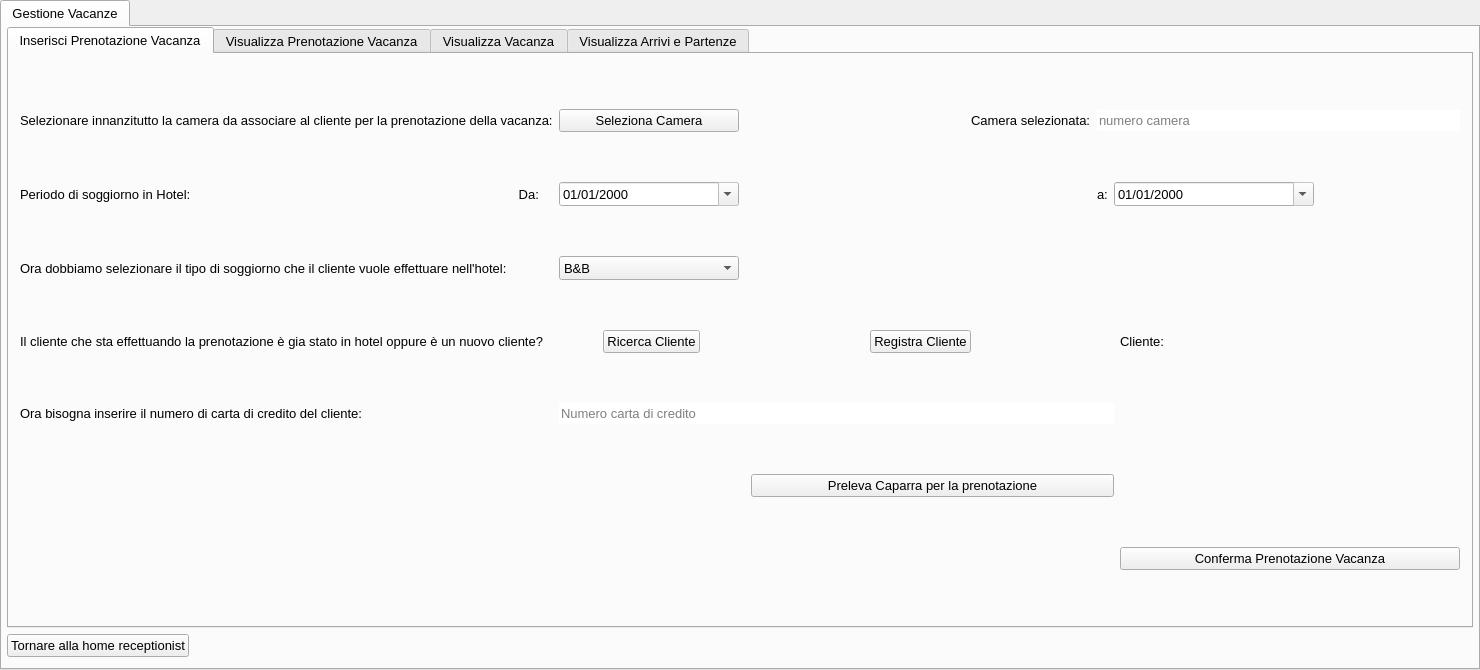
<?xml version="1.0" encoding="UTF-8"?>
<ui version="4.0">
 <class>mainTabWidget</class>
 <widget class="QTabWidget" name="mainTabWidget">
  <property name="geometry">
   <rect>
    <x>0</x>
    <y>0</y>
    <width>1480</width>
    <height>670</height>
   </rect>
  </property>
  <property name="minimumSize">
   <size>
    <width>1480</width>
    <height>0</height>
   </size>
  </property>
  <property name="maximumSize">
   <size>
    <width>16777215</width>
    <height>16777215</height>
   </size>
  </property>
  <property name="font">
   <font>
    <family>Arial</family>
    <pointsize>10</pointsize>
   </font>
  </property>
  <property name="windowTitle">
   <string>Struttura Alberghiera</string>
  </property>
  <widget class="QWidget" name="tabGestioneVacanze">
   <attribute name="title">
    <string>Gestione Vacanze</string>
   </attribute>
   <layout class="QGridLayout" name="gridLayout">
    <property name="leftMargin">
     <number>5</number>
    </property>
    <property name="topMargin">
     <number>0</number>
    </property>
    <property name="rightMargin">
     <number>5</number>
    </property>
    <property name="bottomMargin">
     <number>11</number>
    </property>
    <item row="3" column="0">
     <widget class="QPushButton" name="btnIndietro">
      <property name="text">
       <string>Tornare alla home receptionist</string>
      </property>
     </widget>
    </item>
    <item row="3" column="1">
     <spacer name="horizontalSpacer_13">
      <property name="orientation">
       <enum>Qt::Horizontal</enum>
      </property>
      <property name="sizeHint" stdset="0">
       <size>
        <width>40</width>
        <height>20</height>
       </size>
      </property>
     </spacer>
    </item>
    <item row="2" column="0" colspan="2">
     <widget class="QTabWidget" name="innerTabWidget">
      <property name="font">
       <font>
        <family>Arial</family>
        <pointsize>10</pointsize>
       </font>
      </property>
      <property name="currentIndex">
       <number>0</number>
      </property>
      <widget class="QWidget" name="tabInserisciPrenotazione">
       <attribute name="title">
        <string>Inserisci Prenotazione Vacanza</string>
       </attribute>
       <layout class="QGridLayout" name="gridLayout_2">
        <property name="leftMargin">
         <number>11</number>
        </property>
        <property name="topMargin">
         <number>11</number>
        </property>
        <property name="rightMargin">
         <number>11</number>
        </property>
        <property name="bottomMargin">
         <number>11</number>
        </property>
        <item row="0" column="1">
         <widget class="QPushButton" name="btnSelezionaCamera">
          <property name="text">
           <string>Seleziona Camera</string>
          </property>
         </widget>
        </item>
        <item row="4" column="0">
         <widget class="QLabel" name="labelDomandaClienteInserisciPrenotazione">
          <property name="text">
           <string>Il cliente che sta effettuando la prenotazione è gia stato in hotel oppure è un nuovo cliente?</string>
          </property>
         </widget>
        </item>
        <item row="6" column="3" colspan="3">
         <widget class="QPushButton" name="btnPrelevaCaparraPrenotazione">
          <property name="text">
           <string>Preleva Caparra per la prenotazione</string>
          </property>
         </widget>
        </item>
        <item row="5" column="0">
         <widget class="QLabel" name="labelNumeroCartaInserisciPrenotazione">
          <property name="text">
           <string>Ora bisogna inserire il numero di carta di credito del cliente:</string>
          </property>
         </widget>
        </item>
        <item row="6" column="6">
         <spacer name="horizontalSpacer_7">
          <property name="orientation">
           <enum>Qt::Horizontal</enum>
          </property>
          <property name="sizeHint" stdset="0">
           <size>
            <width>40</width>
            <height>20</height>
           </size>
          </property>
         </spacer>
        </item>
        <item row="3" column="0">
         <widget class="QLabel" name="labelTipoSoggiornoInserisciPrenotazione">
          <property name="text">
           <string>Ora dobbiamo selezionare il tipo di soggiorno che il cliente vuole effettuare nell'hotel:</string>
          </property>
         </widget>
        </item>
        <item row="0" column="4" colspan="3">
         <widget class="QLineEdit" name="lineeditNumeroCamera1">
          <property name="text">
           <string/>
          </property>
          <property name="frame">
           <bool>false</bool>
          </property>
          <property name="readOnly">
           <bool>true</bool>
          </property>
          <property name="placeholderText">
           <string>numero camera</string>
          </property>
         </widget>
        </item>
        <item row="0" column="0">
         <widget class="QLabel" name="labelSelezionareCameraDaAssociareCliente">
          <property name="text">
           <string>Selezionare innanzitutto la camera da associare al cliente per la prenotazione della vacanza:</string>
          </property>
         </widget>
        </item>
        <item row="8" column="0" colspan="5">
         <spacer name="horizontalSpacer_10">
          <property name="orientation">
           <enum>Qt::Horizontal</enum>
          </property>
          <property name="sizeHint" stdset="0">
           <size>
            <width>40</width>
            <height>20</height>
           </size>
          </property>
         </spacer>
        </item>
        <item row="5" column="1" colspan="5">
         <widget class="QLineEdit" name="lineeditNumeroCartaPrenotazione">
          <property name="text">
           <string/>
          </property>
          <property name="frame">
           <bool>false</bool>
          </property>
          <property name="placeholderText">
           <string>Numero carta di credito</string>
          </property>
         </widget>
        </item>
        <item row="8" column="6">
         <widget class="QPushButton" name="btnConfermaPrenotazione">
          <property name="text">
           <string>Conferma Prenotazione Vacanza</string>
          </property>
         </widget>
        </item>
        <item row="2" column="5" colspan="2">
         <widget class="QDateEdit" name="dateeditFinePrenotazione">
          <property name="maximumSize">
           <size>
            <width>200</width>
            <height>16777215</height>
           </size>
          </property>
          <property name="readOnly">
           <bool>true</bool>
          </property>
          <property name="displayFormat">
           <string>dd/MM/yyyy</string>
          </property>
          <property name="calendarPopup">
           <bool>true</bool>
          </property>
         </widget>
        </item>
        <item row="3" column="1">
         <widget class="QComboBox" name="comboboxTipoSoggiorno">
          <property name="sizeAdjustPolicy">
           <enum>QComboBox::AdjustToMinimumContentsLengthWithIcon</enum>
          </property>
          <item>
           <property name="text">
            <string>B&amp;B</string>
           </property>
          </item>
          <item>
           <property name="text">
            <string>Mezza Pensione</string>
           </property>
          </item>
          <item>
           <property name="text">
            <string>Pensione Completa</string>
           </property>
          </item>
         </widget>
        </item>
        <item row="2" column="1">
         <widget class="QDateEdit" name="dateeditInizioPrenotazione">
          <property name="minimumSize">
           <size>
            <width>180</width>
            <height>0</height>
           </size>
          </property>
          <property name="readOnly">
           <bool>true</bool>
          </property>
          <property name="displayFormat">
           <string>dd/MM/yyyy</string>
          </property>
          <property name="calendarPopup">
           <bool>true</bool>
          </property>
         </widget>
        </item>
        <item row="6" column="0" colspan="2">
         <spacer name="horizontalSpacer">
          <property name="orientation">
           <enum>Qt::Horizontal</enum>
          </property>
          <property name="sizeHint" stdset="0">
           <size>
            <width>40</width>
            <height>20</height>
           </size>
          </property>
         </spacer>
        </item>
        <item row="2" column="0">
         <widget class="QLabel" name="labelInserirePeriodoDa">
          <property name="text">
           <string>Periodo di soggiorno in Hotel:                                                                                           Da:</string>
          </property>
         </widget>
        </item>
        <item row="0" column="3" alignment="Qt::AlignRight">
         <widget class="QLabel" name="labelCameraSelezionata">
          <property name="text">
           <string>Camera selezionata:</string>
          </property>
         </widget>
        </item>
        <item row="2" column="3">
         <spacer name="horizontalSpacer_9">
          <property name="orientation">
           <enum>Qt::Horizontal</enum>
          </property>
          <property name="sizeHint" stdset="0">
           <size>
            <width>40</width>
            <height>20</height>
           </size>
          </property>
         </spacer>
        </item>
        <item row="2" column="4">
         <widget class="QLabel" name="labelInserirePeriodoA">
          <property name="text">
           <string>a:</string>
          </property>
         </widget>
        </item>
        <item row="4" column="3" alignment="Qt::AlignHCenter">
         <widget class="QPushButton" name="btnRegistraCliente">
          <property name="sizePolicy">
           <sizepolicy hsizetype="Fixed" vsizetype="Fixed">
            <horstretch>0</horstretch>
            <verstretch>0</verstretch>
           </sizepolicy>
          </property>
          <property name="text">
           <string>Registra Cliente</string>
          </property>
         </widget>
        </item>
        <item row="4" column="1" colspan="2" alignment="Qt::AlignHCenter">
         <widget class="QPushButton" name="btnRicercaCliente">
          <property name="sizePolicy">
           <sizepolicy hsizetype="Fixed" vsizetype="Fixed">
            <horstretch>0</horstretch>
            <verstretch>0</verstretch>
           </sizepolicy>
          </property>
          <property name="text">
           <string>Ricerca Cliente</string>
          </property>
         </widget>
        </item>
        <item row="4" column="6">
         <widget class="QLabel" name="labelClienteInserisciPrenotazione">
          <property name="text">
           <string>Cliente: </string>
          </property>
         </widget>
        </item>
       </layout>
      </widget>
      <widget class="QWidget" name="tabVisualizzaPrenotazione">
       <attribute name="title">
        <string>Visualizza Prenotazione Vacanza</string>
       </attribute>
       <layout class="QGridLayout" name="gridLayout_3">
        <item row="4" column="0" colspan="2">
         <spacer name="horizontalSpacer_5">
          <property name="orientation">
           <enum>Qt::Horizontal</enum>
          </property>
          <property name="sizeHint" stdset="0">
           <size>
            <width>40</width>
            <height>20</height>
           </size>
          </property>
         </spacer>
        </item>
        <item row="5" column="0" rowspan="2" colspan="3">
         <widget class="QGroupBox" name="groupBoxCheckIn">
          <property name="font">
           <font>
            <family>Arial</family>
            <pointsize>11</pointsize>
           </font>
          </property>
          <property name="title">
           <string>CheckIn nella struttura aberghiera della prenotazione vacanza ricercata:</string>
          </property>
          <property name="alignment">
           <set>Qt::AlignCenter</set>
          </property>
          <layout class="QGridLayout" name="gridLayout_5">
           <item row="0" column="0">
            <widget class="QLabel" name="labelQuantiClientiInserireNelCheckIn">
             <property name="font">
              <font>
               <family>Arial</family>
               <pointsize>10</pointsize>
              </font>
             </property>
             <property name="text">
              <string>Vuoi inserire altri clienti che fanno parte di questa vacanza?</string>
             </property>
            </widget>
           </item>
           <item row="1" column="0" colspan="3">
            <widget class="QGroupBox" name="groupboxSchedaVisualizzazioneOmbrelloniDisponibiliCheckIn">
             <property name="font">
              <font>
               <family>Arial</family>
               <pointsize>9</pointsize>
              </font>
             </property>
             <property name="title">
              <string>Scheda ombrelloni disponibili nel periodo di soggiorno selezionato:</string>
             </property>
             <layout class="QGridLayout" name="gridLayout_6">
              <item row="0" column="1">
               <widget class="QListWidget" name="listwidgetOmbrelloni">
                <property name="selectionMode">
                 <enum>QAbstractItemView::SingleSelection</enum>
                </property>
                <item>
                 <property name="text">
                  <string>Ombrellone 1</string>
                 </property>
                </item>
                <item>
                 <property name="text">
                  <string>Ombrellone 2</string>
                 </property>
                </item>
                <item>
                 <property name="text">
                  <string>Ombrellone 3</string>
                 </property>
                </item>
                <item>
                 <property name="text">
                  <string>Ombrellone 4</string>
                 </property>
                </item>
                <item>
                 <property name="text">
                  <string>Ombrellone 5</string>
                 </property>
                </item>
                <item>
                 <property name="text">
                  <string>Ombrellone 6</string>
                 </property>
                </item>
                <item>
                 <property name="text">
                  <string>Ombrellone 7</string>
                 </property>
                </item>
               </widget>
              </item>
             </layout>
            </widget>
           </item>
           <item row="0" column="2">
            <widget class="QPushButton" name="btnAggiungiClienti">
             <property name="font">
              <font>
               <family>Arial</family>
               <pointsize>10</pointsize>
              </font>
             </property>
             <property name="text">
              <string>Aggiungi Clienti</string>
             </property>
            </widget>
           </item>
           <item row="0" column="1">
            <spacer name="horizontalSpacer_6">
             <property name="orientation">
              <enum>Qt::Horizontal</enum>
             </property>
             <property name="sizeHint" stdset="0">
              <size>
               <width>40</width>
               <height>20</height>
              </size>
             </property>
            </spacer>
           </item>
           <item row="2" column="2">
            <widget class="QPushButton" name="btnCheckIn">
             <property name="font">
              <font>
               <family>Arial</family>
               <pointsize>10</pointsize>
              </font>
             </property>
             <property name="text">
              <string>Esegui CheckIn</string>
             </property>
            </widget>
           </item>
          </layout>
         </widget>
        </item>
        <item row="2" column="0" colspan="2">
         <spacer name="horizontalSpacer_4">
          <property name="orientation">
           <enum>Qt::Horizontal</enum>
          </property>
          <property name="sizeHint" stdset="0">
           <size>
            <width>40</width>
            <height>20</height>
           </size>
          </property>
         </spacer>
        </item>
        <item row="4" column="2">
         <widget class="QPushButton" name="btnEliminaPrenotazione">
          <property name="text">
           <string>Elimina Prenotazione Vacanza</string>
          </property>
         </widget>
        </item>
        <item row="2" column="2">
         <widget class="QPushButton" name="btnModificaPrenotazione">
          <property name="text">
           <string>Modifica Prenotazione Vacanza</string>
          </property>
         </widget>
        </item>
        <item row="0" column="2">
         <widget class="QPushButton" name="btnRicercaPrenotazione">
          <property name="text">
           <string>Ricerca Prenotazione Vacanza</string>
          </property>
         </widget>
        </item>
        <item row="0" column="1">
         <spacer name="horizontalSpacer_3">
          <property name="orientation">
           <enum>Qt::Horizontal</enum>
          </property>
          <property name="sizeHint" stdset="0">
           <size>
            <width>40</width>
            <height>20</height>
           </size>
          </property>
         </spacer>
        </item>
        <item row="0" column="0">
         <widget class="QLabel" name="labelQualePrenotazioneDiVacanzaVisualizzare">
          <property name="text">
           <string>Quale prenotazione di una vacanza si intende visualizzare?</string>
          </property>
         </widget>
        </item>
        <item row="1" column="0" colspan="3">
         <widget class="QGroupBox" name="groupboxSchedaVisualizzazionePrenotazionevacanzaRicercata">
          <property name="font">
           <font>
            <family>Arial</family>
            <pointsize>9</pointsize>
           </font>
          </property>
          <property name="title">
           <string>Scheda visualizzazione prenotazione della vacanza ricercata:</string>
          </property>
          <layout class="QGridLayout" name="gridLayout_4">
           <item row="2" column="6">
            <widget class="QDateEdit" name="dateeditPrenotazioneFine">
             <property name="sizePolicy">
              <sizepolicy hsizetype="Expanding" vsizetype="Fixed">
               <horstretch>0</horstretch>
               <verstretch>0</verstretch>
              </sizepolicy>
             </property>
             <property name="font">
              <font>
               <family>Arial</family>
               <pointsize>10</pointsize>
              </font>
             </property>
             <property name="readOnly">
              <bool>true</bool>
             </property>
             <property name="displayFormat">
              <string>dd/MM/yyyy</string>
             </property>
             <property name="calendarPopup">
              <bool>true</bool>
             </property>
            </widget>
           </item>
           <item row="3" column="0">
            <widget class="QLabel" name="label_23">
             <property name="font">
              <font>
               <family>Arial</family>
               <pointsize>10</pointsize>
              </font>
             </property>
             <property name="text">
              <string>La cemera del cliente è:</string>
             </property>
            </widget>
           </item>
           <item row="0" column="0">
            <widget class="QLabel" name="labelTipoSoggiornoVacanza">
             <property name="font">
              <font>
               <family>Arial</family>
               <pointsize>10</pointsize>
              </font>
             </property>
             <property name="text">
              <string>Tipo soggiorno vacanza:</string>
             </property>
            </widget>
           </item>
           <item row="2" column="0">
            <widget class="QLabel" name="labelClienteSoggiorneraStrutturaDa">
             <property name="font">
              <font>
               <family>Arial</family>
               <pointsize>10</pointsize>
              </font>
             </property>
             <property name="text">
              <string>Il cliente soggiornerà nella struttura dal:</string>
             </property>
            </widget>
           </item>
           <item row="2" column="1">
            <widget class="QDateEdit" name="dateeditPrenotazioneInizio">
             <property name="sizePolicy">
              <sizepolicy hsizetype="Preferred" vsizetype="Fixed">
               <horstretch>0</horstretch>
               <verstretch>0</verstretch>
              </sizepolicy>
             </property>
             <property name="font">
              <font>
               <family>Arial</family>
               <pointsize>10</pointsize>
              </font>
             </property>
             <property name="readOnly">
              <bool>true</bool>
             </property>
             <property name="displayFormat">
              <string>dd/MM/yyyy</string>
             </property>
             <property name="calendarPopup">
              <bool>true</bool>
             </property>
            </widget>
           </item>
           <item row="0" column="1" colspan="6">
            <widget class="QLineEdit" name="lineeditTipoSoggiornoPrenotazione">
             <property name="sizePolicy">
              <sizepolicy hsizetype="Expanding" vsizetype="Fixed">
               <horstretch>0</horstretch>
               <verstretch>0</verstretch>
              </sizepolicy>
             </property>
             <property name="font">
              <font>
               <family>Arial</family>
               <pointsize>10</pointsize>
              </font>
             </property>
             <property name="text">
              <string/>
             </property>
             <property name="frame">
              <bool>false</bool>
             </property>
             <property name="readOnly">
              <bool>true</bool>
             </property>
             <property name="placeholderText">
              <string>B&amp;B /Mezza Pensione / Pensione Completa</string>
             </property>
            </widget>
           </item>
           <item row="3" column="1">
            <widget class="QLineEdit" name="lineeditNumeroCamera2">
             <property name="font">
              <font>
               <family>Arial</family>
               <pointsize>10</pointsize>
              </font>
             </property>
             <property name="text">
              <string/>
             </property>
             <property name="frame">
              <bool>false</bool>
             </property>
             <property name="readOnly">
              <bool>true</bool>
             </property>
             <property name="placeholderText">
              <string>Numero camera</string>
             </property>
            </widget>
           </item>
           <item row="2" column="2" colspan="4" alignment="Qt::AlignRight">
            <widget class="QLabel" name="labelClienteSoggiorneraStrutturaA">
             <property name="font">
              <font>
               <family>Arial</family>
               <pointsize>10</pointsize>
              </font>
             </property>
             <property name="text">
              <string>al:</string>
             </property>
            </widget>
           </item>
          </layout>
         </widget>
        </item>
       </layout>
      </widget>
      <widget class="QWidget" name="tabVisualizzaVacanza">
       <attribute name="title">
        <string>Visualizza Vacanza</string>
       </attribute>
       <layout class="QGridLayout" name="gridLayout_8">
        <item row="3" column="1">
         <widget class="QPushButton" name="btnModificaTermineVacanza">
          <property name="text">
           <string>Modifica Termine Vacanza</string>
          </property>
         </widget>
        </item>
        <item row="0" column="0">
         <widget class="QLabel" name="labelDomandaDiQualeVacanzaHaiBisogno">
          <property name="text">
           <string>Di quale vacanza hai bisogno?</string>
          </property>
         </widget>
        </item>
        <item row="4" column="0">
         <widget class="QLabel" name="labelDomandaEseguireCheckOutVacanza">
          <property name="sizePolicy">
           <sizepolicy hsizetype="Preferred" vsizetype="Preferred">
            <horstretch>0</horstretch>
            <verstretch>0</verstretch>
           </sizepolicy>
          </property>
          <property name="text">
           <string>Vuoi eseguire il CheckOut della vacanza ricercata?</string>
          </property>
          <property name="alignment">
           <set>Qt::AlignRight|Qt::AlignTrailing|Qt::AlignVCenter</set>
          </property>
         </widget>
        </item>
        <item row="4" column="1">
         <widget class="QPushButton" name="btnCheckOut">
          <property name="text">
           <string>Esegui CheckOut</string>
          </property>
         </widget>
        </item>
        <item row="0" column="1">
         <widget class="QPushButton" name="btnRicercaVacanza">
          <property name="text">
           <string>Ricerca Vacanza</string>
          </property>
         </widget>
        </item>
        <item row="3" column="0">
         <spacer name="horizontalSpacer_11">
          <property name="orientation">
           <enum>Qt::Horizontal</enum>
          </property>
          <property name="sizeHint" stdset="0">
           <size>
            <width>40</width>
            <height>20</height>
           </size>
          </property>
         </spacer>
        </item>
        <item row="1" column="0" colspan="2">
         <widget class="QGroupBox" name="groupboxSchedaVisualizzazioneVacanzaRicercata">
          <property name="title">
           <string>Scheda visualizzazione vacanza ricercata:</string>
          </property>
          <layout class="QGridLayout" name="gridLayout_9">
           <item row="8" column="1" colspan="7">
            <widget class="QLineEdit" name="lineeditNumeroOmbrellone">
             <property name="maximumSize">
              <size>
               <width>300</width>
               <height>30</height>
              </size>
             </property>
             <property name="text">
              <string/>
             </property>
             <property name="frame">
              <bool>false</bool>
             </property>
             <property name="readOnly">
              <bool>true</bool>
             </property>
             <property name="placeholderText">
              <string>numero dell'ombrellone</string>
             </property>
            </widget>
           </item>
           <item row="6" column="0">
            <widget class="QLabel" name="labelClientePresoCaricoPrenotazione">
             <property name="text">
              <string>Il cliente che si è preso carico della prenotazione in hotel è:</string>
             </property>
            </widget>
           </item>
           <item row="3" column="3" colspan="2">
            <widget class="QDateEdit" name="dateeditFineVacanza">
             <property name="sizePolicy">
              <sizepolicy hsizetype="Expanding" vsizetype="Fixed">
               <horstretch>0</horstretch>
               <verstretch>0</verstretch>
              </sizepolicy>
             </property>
             <property name="maximumSize">
              <size>
               <width>200</width>
               <height>30</height>
              </size>
             </property>
             <property name="readOnly">
              <bool>true</bool>
             </property>
             <property name="displayFormat">
              <string>dd/MM/yyyy</string>
             </property>
             <property name="calendarPopup">
              <bool>true</bool>
             </property>
            </widget>
           </item>
           <item row="3" column="2">
            <widget class="QLabel" name="labelClienteSoggiorneraA">
             <property name="text">
              <string>a:</string>
             </property>
             <property name="alignment">
              <set>Qt::AlignRight|Qt::AlignTrailing|Qt::AlignVCenter</set>
             </property>
            </widget>
           </item>
           <item row="0" column="1" colspan="7">
            <widget class="QLineEdit" name="lineeditCameraVacanza">
             <property name="maximumSize">
              <size>
               <width>300</width>
               <height>16777215</height>
              </size>
             </property>
             <property name="text">
              <string/>
             </property>
             <property name="frame">
              <bool>false</bool>
             </property>
             <property name="readOnly">
              <bool>true</bool>
             </property>
             <property name="placeholderText">
              <string>numero</string>
             </property>
            </widget>
           </item>
           <item row="1" column="1" colspan="7">
            <widget class="QLineEdit" name="lineeditTipoSoggiorno">
             <property name="maximumSize">
              <size>
               <width>300</width>
               <height>16777215</height>
              </size>
             </property>
             <property name="text">
              <string/>
             </property>
             <property name="frame">
              <bool>false</bool>
             </property>
             <property name="readOnly">
              <bool>true</bool>
             </property>
             <property name="placeholderText">
              <string>B&amp;B/Mezza Pensione/Pensione Completa</string>
             </property>
            </widget>
           </item>
           <item row="0" column="0">
            <widget class="QLabel" name="labelNumeroCamera">
             <property name="text">
              <string>Numero camera:</string>
             </property>
            </widget>
           </item>
           <item row="3" column="0">
            <widget class="QLabel" name="labelClienteSoggiorneraDa">
             <property name="text">
              <string>Il cliente soggiornerà nella struttura:                    Da:</string>
             </property>
            </widget>
           </item>
           <item row="3" column="1">
            <widget class="QDateEdit" name="dateeditInizioVacanza">
             <property name="maximumSize">
              <size>
               <width>200</width>
               <height>30</height>
              </size>
             </property>
             <property name="readOnly">
              <bool>true</bool>
             </property>
             <property name="displayFormat">
              <string>dd/MM/yyyy</string>
             </property>
             <property name="calendarPopup">
              <bool>true</bool>
             </property>
            </widget>
           </item>
           <item row="8" column="0">
            <widget class="QLabel" name="labelOmbrelloneAssociatoVacanza">
             <property name="text">
              <string>Ombrellone associato alla vacanza dalla struttura:</string>
             </property>
            </widget>
           </item>
           <item row="6" column="1" colspan="2">
            <widget class="QLineEdit" name="lineeditClientePresoCaricoPrenotazione">
             <property name="minimumSize">
              <size>
               <width>300</width>
               <height>0</height>
              </size>
             </property>
             <property name="text">
              <string/>
             </property>
             <property name="frame">
              <bool>false</bool>
             </property>
             <property name="readOnly">
              <bool>true</bool>
             </property>
             <property name="placeholderText">
              <string>Nome Cognome</string>
             </property>
            </widget>
           </item>
           <item row="1" column="0">
            <widget class="QLabel" name="labelTipoSoggiorno">
             <property name="text">
              <string>Tipo Soggiorno:</string>
             </property>
            </widget>
           </item>
           <item row="7" column="1" colspan="7">
            <widget class="QLineEdit" name="lineeditNumeroCartaVacanza">
             <property name="maximumSize">
              <size>
               <width>300</width>
               <height>30</height>
              </size>
             </property>
             <property name="text">
              <string/>
             </property>
             <property name="frame">
              <bool>false</bool>
             </property>
             <property name="readOnly">
              <bool>true</bool>
             </property>
             <property name="placeholderText">
              <string>numero carta di credito</string>
             </property>
            </widget>
           </item>
           <item row="7" column="0">
            <widget class="QLabel" name="labelNumeroCartaCredito">
             <property name="text">
              <string>Numero Carta di Credito:</string>
             </property>
            </widget>
           </item>
           <item row="6" column="3" colspan="4">
            <widget class="QLabel" name="labelAltriClientiPrenotazione">
             <property name="sizePolicy">
              <sizepolicy hsizetype="Preferred" vsizetype="Preferred">
               <horstretch>0</horstretch>
               <verstretch>0</verstretch>
              </sizepolicy>
             </property>
             <property name="maximumSize">
              <size>
               <width>16777215</width>
               <height>16777215</height>
              </size>
             </property>
             <property name="text">
              <string>Fanno parte della vacanza anche:</string>
             </property>
             <property name="alignment">
              <set>Qt::AlignRight|Qt::AlignTrailing|Qt::AlignVCenter</set>
             </property>
            </widget>
           </item>
           <item row="3" column="7" rowspan="3" colspan="2">
            <spacer name="horizontalSpacer_2">
             <property name="orientation">
              <enum>Qt::Horizontal</enum>
             </property>
             <property name="sizeType">
              <enum>QSizePolicy::Expanding</enum>
             </property>
             <property name="sizeHint" stdset="0">
              <size>
               <width>40</width>
               <height>20</height>
              </size>
             </property>
            </spacer>
           </item>
           <item row="6" column="7" colspan="2">
            <widget class="QTreeWidget" name="treewidgetClienti">
             <property name="sizePolicy">
              <sizepolicy hsizetype="Preferred" vsizetype="Expanding">
               <horstretch>0</horstretch>
               <verstretch>0</verstretch>
              </sizepolicy>
             </property>
             <property name="minimumSize">
              <size>
               <width>300</width>
               <height>0</height>
              </size>
             </property>
             <property name="maximumSize">
              <size>
               <width>350</width>
               <height>16777215</height>
              </size>
             </property>
             <property name="selectionMode">
              <enum>QAbstractItemView::NoSelection</enum>
             </property>
             <property name="indentation">
              <number>1</number>
             </property>
             <column>
              <property name="text">
               <string>Nome</string>
              </property>
             </column>
             <column>
              <property name="text">
               <string>Cognome</string>
              </property>
             </column>
             <item>
              <property name="text">
               <string>Marco</string>
              </property>
              <property name="text">
               <string>Rossi</string>
              </property>
             </item>
            </widget>
           </item>
          </layout>
         </widget>
        </item>
       </layout>
      </widget>
      <widget class="QWidget" name="tabVisualizzaArriviPartenze">
       <attribute name="title">
        <string>Visualizza Arrivi e Partenze</string>
       </attribute>
       <layout class="QGridLayout" name="gridLayout_10">
        <item row="0" column="0">
         <widget class="QGroupBox" name="groupboxSchedaArrivi">
          <property name="title">
           <string>Scheda Arrivi:</string>
          </property>
          <layout class="QGridLayout" name="gridLayout_11">
           <item row="0" column="0">
            <widget class="QTreeWidget" name="treewidgetArrivi">
             <property name="selectionMode">
              <enum>QAbstractItemView::NoSelection</enum>
             </property>
             <property name="selectionBehavior">
              <enum>QAbstractItemView::SelectItems</enum>
             </property>
             <column>
              <property name="text">
               <string>Camera n:</string>
              </property>
             </column>
             <column>
              <property name="text">
               <string>Tipo soggiorno</string>
              </property>
             </column>
             <column>
              <property name="text">
               <string>Data Inzio Soggiorno</string>
              </property>
             </column>
             <column>
              <property name="text">
               <string>Data Fine Soggiorno</string>
              </property>
             </column>
             <column>
              <property name="text">
               <string>Cliente</string>
              </property>
             </column>
             <column>
              <property name="text">
               <string>Numero carta credito</string>
              </property>
             </column>
             <item>
              <property name="text">
               <string>1</string>
              </property>
              <property name="text">
               <string>B&amp;B/..</string>
              </property>
              <property name="text">
               <string>gg/mm/aa</string>
              </property>
              <property name="text">
               <string>gg/mm/aa</string>
              </property>
              <property name="text">
               <string>Mario rossi</string>
              </property>
              <property name="text">
               <string>22639816</string>
              </property>
              <property name="flags">
               <set>ItemIsDragEnabled|ItemIsDropEnabled|ItemIsUserCheckable|ItemIsEnabled</set>
              </property>
             </item>
             <item>
              <property name="text">
               <string/>
              </property>
              <property name="text">
               <string/>
              </property>
              <property name="text">
               <string/>
              </property>
              <property name="text">
               <string/>
              </property>
              <property name="text">
               <string/>
              </property>
              <property name="text">
               <string/>
              </property>
             </item>
            </widget>
           </item>
          </layout>
         </widget>
        </item>
        <item row="1" column="0">
         <widget class="QGroupBox" name="groupboxSchedaPartenze">
          <property name="title">
           <string>Scheda Partenze:</string>
          </property>
          <layout class="QGridLayout" name="gridLayout_12">
           <item row="0" column="0">
            <widget class="QTreeWidget" name="treewidgetPartenze">
             <property name="selectionMode">
              <enum>QAbstractItemView::NoSelection</enum>
             </property>
             <property name="selectionBehavior">
              <enum>QAbstractItemView::SelectItems</enum>
             </property>
             <column>
              <property name="text">
               <string>Camera n:</string>
              </property>
             </column>
             <column>
              <property name="text">
               <string>Tipo soggiorno</string>
              </property>
             </column>
             <column>
              <property name="text">
               <string>Data Inzio Soggiorno</string>
              </property>
             </column>
             <column>
              <property name="text">
               <string>Data Fine Soggiorno</string>
              </property>
             </column>
             <column>
              <property name="text">
               <string>Cliente</string>
              </property>
             </column>
             <column>
              <property name="text">
               <string>Numero carta credito</string>
              </property>
             </column>
             <column>
              <property name="text">
               <string>Ombrellone</string>
              </property>
             </column>
             <item>
              <property name="text">
               <string>1</string>
              </property>
              <property name="text">
               <string>B&amp;B/..</string>
              </property>
              <property name="text">
               <string>gg/mm/aa</string>
              </property>
              <property name="text">
               <string>gg/mm/aa</string>
              </property>
              <property name="text">
               <string>Mario rossi</string>
              </property>
              <property name="text">
               <string>22639816</string>
              </property>
              <property name="text">
               <string>1</string>
              </property>
              <property name="flags">
               <set>ItemIsDragEnabled|ItemIsDropEnabled|ItemIsUserCheckable|ItemIsEnabled</set>
              </property>
             </item>
             <item>
              <property name="text">
               <string/>
              </property>
              <property name="text">
               <string/>
              </property>
              <property name="text">
               <string/>
              </property>
              <property name="text">
               <string/>
              </property>
              <property name="text">
               <string/>
              </property>
              <property name="text">
               <string/>
              </property>
              <property name="text">
               <string/>
              </property>
             </item>
            </widget>
           </item>
          </layout>
         </widget>
        </item>
       </layout>
      </widget>
     </widget>
    </item>
   </layout>
  </widget>
 </widget>
 <resources/>
 <connections/>
</ui>
